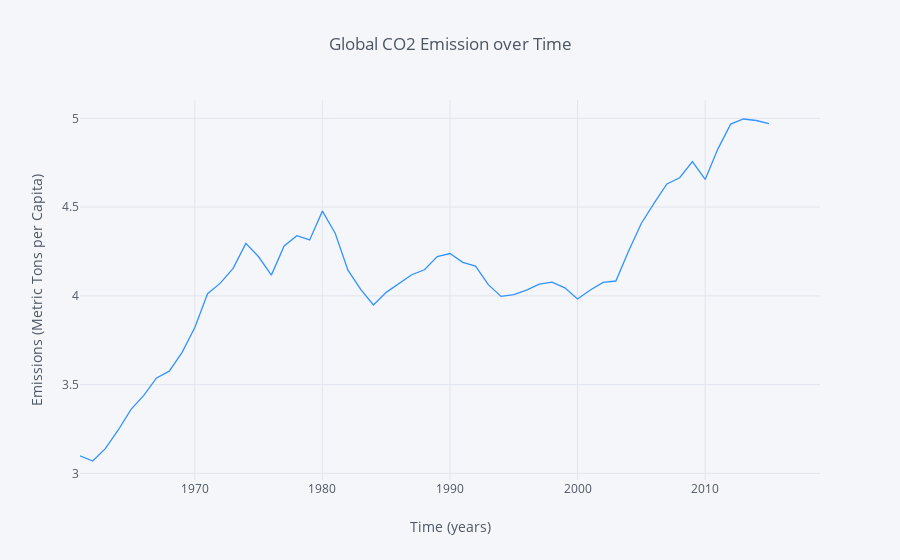

Source (notebook cell):
### Markdown cell above
## Emisiones promedio globales de CO2 (Toneladas/per capita) por año desde 1960 a 2014

### Code cell
e.iplot(kind='line', xTitle='Time (years)', color='#3393FF',
                  yTitle='Emissions (Metric Tons per Capita)', title='Global CO2 Emission over Time')

### Figure 1 — Plotly figure (JSON) as saved in the notebook; plotly's stock layout.template omitted (floating-point values rounded to 4 significant figures)
{"data": [{"line": {"color": "rgba(51, 147, 255, 1.0)", "dash": "solid", "shape": "linear", "width": 1.3}, "mode": "lines", "name": "Global CO2 Emissions per Capita", "text": "", "type": "scatter", "uid": "6687b649-2a84-44ca-95ec-c83861be7dfe", "x": ["1960-12-31", "1961-12-31", "1962-12-31", "1963-12-31", "1964-12-31", "1965-12-31", "1966-12-31", "1967-12-31", "1968-12-31", "1969-12-31", "1970-12-31", "1971-12-31", "1972-12-31", "1973-12-31", "1974-12-31", "1975-12-31", "1976-12-31", "1977-12-31", "1978-12-31", "1979-12-31", "1980-12-31", "1981-12-31", "1982-12-31", "1983-12-31", "1984-12-31", "1985-12-31", "1986-12-31", "1987-12-31", "1988-12-31", "1989-12-31", "1990-12-31", "1991-12-31", "1992-12-31", "1993-12-31", "1994-12-31", "1995-12-31", "1996-12-31", "1997-12-31", "1998-12-31", "1999-12-31", "2000-12-31", "2001-12-31", "2002-12-31", "2003-12-31", "2004-12-31", "2005-12-31", "2006-12-31", "2007-12-31", "2008-12-31", "2009-12-31", "2010-12-31", "2011-12-31", "2012-12-31", "2013-12-31", "2014-12-31", "2015-12-31", "2016-12-31", "2017-12-31", "2018-12-31"], "y": [3.099, 3.07, 3.141, 3.244, 3.361, 3.439, 3.538, 3.576, 3.682, 3.822, 4.012, 4.072, 4.155, 4.295, 4.22, 4.117, 4.281, 4.339, 4.315, 4.477, 4.353, 4.145, 4.036, 3.949, 4.02, 4.069, 4.119, 4.147, 4.221, 4.238, 4.189, 4.168, 4.063, 3.997, 4.006, 4.032, 4.066, 4.078, 4.045, 3.982, 4.033, 4.076, 4.084, 4.253, 4.409, 4.523, 4.63, 4.665, 4.756, 4.656, 4.828, 4.968, 4.996, 4.988, 4.97, "", "", "", ""]}], "layout": {"legend": {"bgcolor": "#F5F6F9", "font": {"color": "#4D5663"}}, "paper_bgcolor": "#F5F6F9", "plot_bgcolor": "#F5F6F9", "title": {"font": {"color": "#4D5663"}, "text": "Global CO2 Emission over Time"}, "xaxis": {"gridcolor": "#E1E5ED", "showgrid": true, "tickfont": {"color": "#4D5663"}, "title": {"font": {"color": "#4D5663"}, "text": "Time (years)"}, "zerolinecolor": "#E1E5ED"}, "yaxis": {"gridcolor": "#E1E5ED", "showgrid": true, "tickfont": {"color": "#4D5663"}, "title": {"font": {"color": "#4D5663"}, "text": "Emissions (Metric Tons per Capita)"}, "zerolinecolor": "#E1E5ED"}}}
